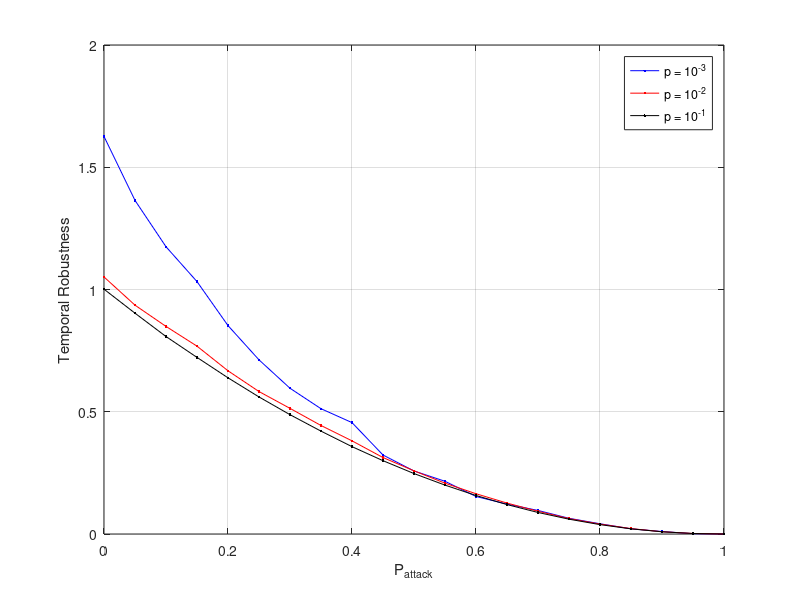

Recreate this plot in MATLAB.
%  read labels and x-y data
%load ErdosRenyiTemporalAttack_AverageHighestDegree_1000_0001.dat;     %  read data into the my_xy matrix
%Prob = ErdosRenyiTemporalAttack_AverageHighestDegree_1000_0001(:,2);     %  copy first column of my_xy into x
%Err1 = ErdosRenyiTemporalAttack_AverageHighestDegree_1000_0001(:,3);     %  and second column into y

load ErdosRenyiTemporalAttack_AverageHighestDegree_1000_0010.dat;     %  read data into the my_xy matrix
Prob = ErdosRenyiTemporalAttack_AverageHighestDegree_1000_0010(:,2);     %  copy first column of my_xy into x
Err2 = ErdosRenyiTemporalAttack_AverageHighestDegree_1000_0010(:,3);     %  and second column into y

load ErdosRenyiTemporalAttack_AverageHighestDegree_1000_0100.dat;     %  read data into the my_xy matrix
Err3 = ErdosRenyiTemporalAttack_AverageHighestDegree_1000_0100(:,3);     %  and second column into y

load ErdosRenyiTemporalAttack_AverageHighestDegree_1000_1000.dat;     %  read data into the my_xy matrix
Err4 = ErdosRenyiTemporalAttack_AverageHighestDegree_1000_1000(:,3);     %  and second column into y

%load ErdosRenyiTemporalAttack_AverageHighestDegree_1001_0000.dat;     %  read data into the my_xy matrix
%Err5 = ErdosRenyiTemporalAttack_AverageHighestDegree_1001_0000(:,3);     %  and second column into y


plot(Prob,Err2,'b.-',Prob,Err3,'r.-',Prob,Err4,'k.-');%,Prob,Err5,'k.-');
xlabel('P_{attack}');           % add axis labels and plot title
ylabel('Temporal Robustness');
%axis([0.000075 1.000 0.0 1.000],[0.000075 1.000 0.0 1.000]);
%set(gca,'XGrid','on','YGrid','on');
%set(gca,'gridlinestyle','--')
grid on;
legend('p = 10^{-3}','p = 10^{-2}','p = 10^{-1}');

%title('Mean monthly precipitation at Portland International Airport');
%plot(Prob,EffSim,'bx-',Prob,EffTheor,'ro-');     %  plot precip vs. month with circles
